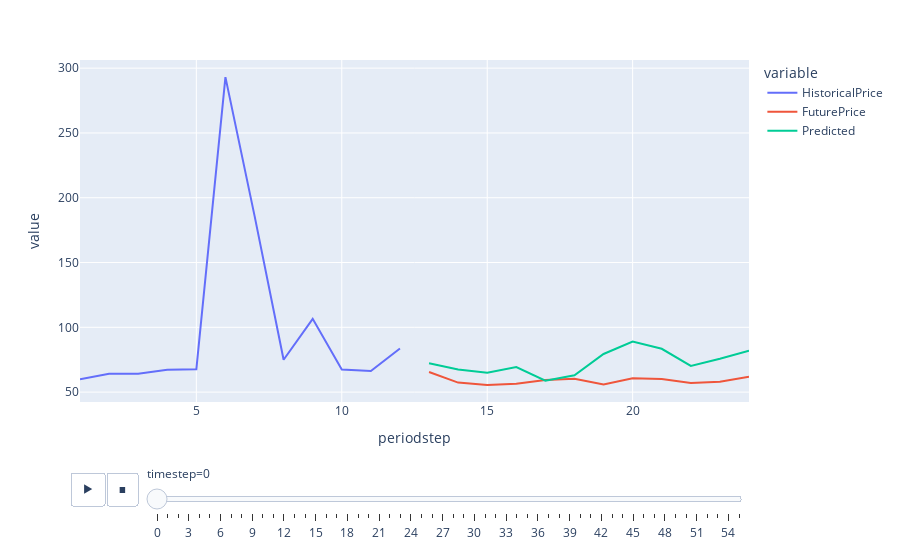

Notebook code for this chart:
### Code cell
import plotly.express as px

fig = px.line(ddf, x="periodstep", y=["HistoricalPrice", "FuturePrice", "Predicted"], animation_frame="timestep")
# fig.update_layout(height=700)  
fig.show()

### Figure 1 — Plotly figure (JSON) as saved in the notebook; plotly's stock layout.template omitted (floating-point values rounded to 4 significant figures)
{"data": [{"hovertemplate": "variable=HistoricalPrice<br>timestep=0<br>periodstep=%{x}<br>value=%{y}<extra></extra>", "legendgroup": "HistoricalPrice", "line": {"color": "#636efa", "dash": "solid"}, "marker": {"symbol": "circle"}, "mode": "lines", "name": "HistoricalPrice", "orientation": "v", "showlegend": true, "type": "scatter", "x": [1, 2, 3, 4, 5, 6, 7, 8, 9, 10, 11, 12, 13, 14, 15, 16, 17, 18, 19, 20, 21, 22, 23, 24], "xaxis": "x", "y": [59.91, 64.2, 64.15, 67.2, 67.58, 293.1, 186.2, 75, 106.6, 67.44, 66.31, 83.71, null, null, null, null, null, null, null, null, null, null, null, null], "yaxis": "y"}, {"hovertemplate": "variable=FuturePrice<br>timestep=0<br>periodstep=%{x}<br>value=%{y}<extra></extra>", "legendgroup": "FuturePrice", "line": {"color": "#EF553B", "dash": "solid"}, "marker": {"symbol": "circle"}, "mode": "lines", "name": "FuturePrice", "orientation": "v", "showlegend": true, "type": "scatter", "x": [1, 2, 3, 4, 5, 6, 7, 8, 9, 10, 11, 12, 13, 14, 15, 16, 17, 18, 19, 20, 21, 22, 23, 24], "xaxis": "x", "y": [null, null, null, null, null, null, null, null, null, null, null, null, 65.51, 57.34, 55.57, 56.42, 59.36, 60.26, 55.97, 60.71, 60.15, 57.11, 58.05, 61.79], "yaxis": "y"}, {"hovertemplate": "variable=Predicted<br>timestep=0<br>periodstep=%{x}<br>value=%{y}<extra></extra>", "legendgroup": "Predicted", "line": {"color": "#00cc96", "dash": "solid"}, "marker": {"symbol": "circle"}, "mode": "lines", "name": "Predicted", "orientation": "v", "showlegend": true, "type": "scatter", "x": [1, 2, 3, 4, 5, 6, 7, 8, 9, 10, 11, 12, 13, 14, 15, 16, 17, 18, 19, 20, 21, 22, 23, 24], "xaxis": "x", "y": [null, null, null, null, null, null, null, null, null, null, null, null, 72.23, 67.45, 64.87, 69.35, 58.84, 63.06, 79.43, 89.05, 83.43, 70.17, 75.7, 81.89], "yaxis": "y"}], "layout": {"legend": {"title": {"text": "variable"}, "tracegroupgap": 0}, "margin": {"t": 60}, "sliders": [{"active": 0, "currentvalue": {"prefix": "timestep="}, "len": 0.9, "pad": {"b": 10, "t": 60}, "steps": [{"args": [["0"], {"frame": {"duration": 0, "redraw": false}, "fromcurrent": true, "mode": "immediate", "transition": {"duration": 0, "easing": "linear"}}], "label": "0", "method": "animate"}, {"args": [["1"], {"frame": {"duration": 0, "redraw": false}, "fromcurrent": true, "mode": "immediate", "transition": {"duration": 0, "easing": "linear"}}], "label": "1", "method": "animate"}, {"args": [["2"], {"frame": {"duration": 0, "redraw": false}, "fromcurrent": true, "mode": "immediate", "transition": {"duration": 0, "easing": "linear"}}], "label": "2", "method": "animate"}, {"args": [["3"], {"frame": {"duration": 0, "redraw": false}, "fromcurrent": true, "mode": "immediate", "transition": {"duration": 0, "easing": "linear"}}], "label": "3", "method": "animate"}, {"args": [["4"], {"frame": {"duration": 0, "redraw": false}, "fromcurrent": true, "mode": "immediate", "transition": {"duration": 0, "easing": "linear"}}], "label": "4", "method": "animate"}, {"args": [["5"], {"frame": {"duration": 0, "redraw": false}, "fromcurrent": true, "mode": "immediate", "transition": {"duration": 0, "easing": "linear"}}], "label": "5", "method": "animate"}, {"args": [["6"], {"frame": {"duration": 0, "redraw": false}, "fromcurrent": true, "mode": "immediate", "transition": {"duration": 0, "easing": "linear"}}], "label": "6", "method": "animate"}, {"args": [["7"], {"frame": {"duration": 0, "redraw": false}, "fromcurrent": true, "mode": "immediate", "transition": {"duration": 0, "easing": "linear"}}], "label": "7", "method": "animate"}, {"args": [["8"], {"frame": {"duration": 0, "redraw": false}, "fromcurrent": true, "mode": "immediate", "transition": {"duration": 0, "easing": "linear"}}], "label": "8", "method": "animate"}, {"args": [["9"], {"frame": {"duration": 0, "redraw": false}, "fromcurrent": true, "mode": "immediate", "transition": {"duration": 0, "easing": "linear"}}], "label": "9", "method": "animate"}, {"args": [["10"], {"frame": {"duration": 0, "redraw": false}, "fromcurrent": true, "mode": "immediate", "transition": {"duration": 0, "easing": "linear"}}], "label": "10", "method": "animate"}, {"args": [["11"], {"frame": {"duration": 0, "redraw": false}, "fromcurrent": true, "mode": "immediate", "transition": {"duration": 0, "easing": "linear"}}], "label": "11", "method": "animate"}, {"args": [["12"], {"frame": {"duration": 0, "redraw": false}, "fromcurrent": true, "mode": "immediate", "transition": {"duration": 0, "easing": "linear"}}], "label": "12", "method": "animate"}, {"args": [["13"], {"frame": {"duration": 0, "redraw": false}, "fromcurrent": true, "mode": "immediate", "transition": {"duration": 0, "easing": "linear"}}], "label": "13", "method": "animate"}, {"args": [["14"], {"frame": {"duration": 0, "redraw": false}, "fromcurrent": true, "mode": "immediate", "transition": {"duration": 0, "easing": "linear"}}], "label": "14", "method": "animate"}, {"args": [["15"], {"frame": {"duration": 0, "redraw": false}, "fromcurrent": true, "mode": "immediate", "transition": {"duration": 0, "easing": "linear"}}], "label": "15", "method": "animate"}, {"args": [["16"], {"frame": {"duration": 0, "redraw": false}, "fromcurrent": true, "mode": "immediate", "transition": {"duration": 0, "easing": "linear"}}], "label": "16", "method": "animate"}, {"args": [["17"], {"frame": {"duration": 0, "redraw": false}, "fromcurrent": true, "mode": "immediate", "transition": {"duration": 0, "easing": "linear"}}], "label": "17", "method": "animate"}, {"args": [["18"], {"frame": {"duration": 0, "redraw": false}, "fromcurrent": true, "mode": "immediate", "transition": {"duration": 0, "easing": "linear"}}], "label": "18", "method": "animate"}, {"args": [["19"], {"frame": {"duration": 0, "redraw": false}, "fromcurrent": true, "mode": "immediate", "transition": {"duration": 0, "easing": "linear"}}], "label": "19", "method": "animate"}, {"args": [["20"], {"frame": {"duration": 0, "redraw": false}, "fromcurrent": true, "mode": "immediate", "transition": {"duration": 0, "easing": "linear"}}], "label": "20", "method": "animate"}, {"args": [["21"], {"frame": {"duration": 0, "redraw": false}, "fromcurrent": true, "mode": "immediate", "transition": {"duration": 0, "easing": "linear"}}], "label": "21", "method": "animate"}, {"args": [["22"], {"frame": {"duration": 0, "redraw": false}, "fromcurrent": true, "mode": "immediate", "transition": {"duration": 0, "easing": "linear"}}], "label": "22", "method": "animate"}, {"args": [["23"], {"frame": {"duration": 0, "redraw": false}, "fromcurrent": true, "mode": "immediate", "transition": {"duration": 0, "easing": "linear"}}], "label": "23", "method": "animate"}, {"args": [["24"], {"frame": {"duration": 0, "redraw": false}, "fromcurrent": true, "mode": "immediate", "transition": {"duration": 0, "easing": "linear"}}], "label": "24", "method": "animate"}, {"args": [["25"], {"frame": {"duration": 0, "redraw": false}, "fromcurrent": true, "mode": "immediate", "transition": {"duration": 0, "easing": "linear"}}], "label": "25", "method": "animate"}, {"args": [["26"], {"frame": {"duration": 0, "redraw": false}, "fromcurrent": true, "mode": "immediate", "transition": {"duration": 0, "easing": "linear"}}], "label": "26", "method": "animate"}, {"args": [["27"], {"frame": {"duration": 0, "redraw": false}, "fromcurrent": true, "mode": "immediate", "transition": {"duration": 0, "easing": "linear"}}], "label": "27", "method": "animate"}, {"args": [["28"], {"frame": {"duration": 0, "redraw": false}, "fromcurrent": true, "mode": "immediate", "transition": {"duration": 0, "easing": "linear"}}], "label": "28", "method": "animate"}, {"args": [["29"], {"frame": {"duration": 0, "redraw": false}, "fromcurrent": true, "mode": "immediate", "transition": {"duration": 0, "easing": "linear"}}], "label": "29", "method": "animate"}, {"args": [["30"], {"frame": {"duration": 0, "redraw": false}, "fromcurrent": true, "mode": "immediate", "transition": {"duration": 0, "easing": "linear"}}], "label": "30", "method": "animate"}, {"args": [["31"], {"frame": {"duration": 0, "redraw": false}, "fromcurrent": true, "mode": "immediate", "transition": {"duration": 0, "easing": "linear"}}], "label": "31", "method": "animate"}, {"args": [["32"], {"frame": {"duration": 0, "redraw": false}, "fromcurrent": true, "mode": "immediate", "transition": {"duration": 0, "easing": "linear"}}], "label": "32", "method": "animate"}, {"args": [["33"], {"frame": {"duration": 0, "redraw": false}, "fromcurrent": true, "mode": "immediate", "transition": {"duration": 0, "easing": "linear"}}], "label": "33", "method": "animate"}, {"args": [["34"], {"frame": {"duration": 0, "redraw": false}, "fromcurrent": true, "mode": "immediate", "transition": {"duration": 0, "easing": "linear"}}], "label": "34", "method": "animate"}, {"args": [["35"], {"frame": {"duration": 0, "redraw": false}, "fromcurrent": true, "mode": "immediate", "transition": {"duration": 0, "easing": "linear"}}], "label": "35", "method": "animate"}, {"args": [["36"], {"frame": {"duration": 0, "redraw": false}, "fromcurrent": true, "mode": "immediate", "transition": {"duration": 0, "easing": "linear"}}], "label": "36", "method": "animate"}, {"args": [["37"], {"frame": {"duration": 0, "redraw": false}, "fromcurrent": true, "mode": "immediate", "transition": {"duration": 0, "easing": "linear"}}], "label": "37", "method": "animate"}, {"args": [["38"], {"frame": {"duration": 0, "redraw": false}, "fromcurrent": true, "mode": "immediate", "transition": {"duration": 0, "easing": "linear"}}], "label": "38", "method": "animate"}, {"args": [["39"], {"frame": {"duration": 0, "redraw": false}, "fromcurrent": true, "mode": "immediate", "transition": {"duration": 0, "easing": "linear"}}], "label": "39", "method": "animate"}, {"args": [["40"], {"frame": {"duration": 0, "redraw": false}, "fromcurrent": true, "mode": "immediate", "transition": {"duration": 0, "easing": "linear"}}], "label": "40", "method": "animate"}, {"args": [["41"], {"frame": {"duration": 0, "redraw": false}, "fromcurrent": true, "mode": "immediate", "transition": {"duration": 0, "easing": "linear"}}], "label": "41", "method": "animate"}, {"args": [["42"], {"frame": {"duration": 0, "redraw": false}, "fromcurrent": true, "mode": "immediate", "transition": {"duration": 0, "easing": "linear"}}], "label": "42", "method": "animate"}, {"args": [["43"], {"frame": {"duration": 0, "redraw": false}, "fromcurrent": true, "mode": "immediate", "transition": {"duration": 0, "easing": "linear"}}], "label": "43", "method": "animate"}, {"args": [["44"], {"frame": {"duration": 0, "redraw": false}, "fromcurrent": true, "mode": "immediate", "transition": {"duration": 0, "easing": "linear"}}], "label": "44", "method": "animate"}, {"args": [["45"], {"frame": {"duration": 0, "redraw": false}, "fromcurrent": true, "mode": "immediate", "transition": {"duration": 0, "easing": "linear"}}], "label": "45", "method": "animate"}, {"args": [["46"], {"frame": {"duration": 0, "redraw": false}, "fromcurrent": true, "mode": "immediate", "transition": {"duration": 0, "easing": "linear"}}], "label": "46", "method": "animate"}, {"args": [["47"], {"frame": {"duration": 0, "redraw": false}, "fromcurrent": true, "mode": "immediate", "transition": {"duration": 0, "easing": "linear"}}], "label": "47", "method": "animate"}, {"args": [["48"], {"frame": {"duration": 0, "redraw": false}, "fromcurrent": true, "mode": "immediate", "transition": {"duration": 0, "easing": "linear"}}], "label": "48", "method": "animate"}, {"args": [["49"], {"frame": {"duration": 0, "redraw": false}, "fromcurrent": true, "mode": "immediate", "transition": {"duration": 0, "easing": "linear"}}], "label": "49", "method": "animate"}, {"args": [["50"], {"frame": {"duration": 0, "redraw": false}, "fromcurrent": true, "mode": "immediate", "transition": {"duration": 0, "easing": "linear"}}], "label": "50", "method": "animate"}, {"args": [["51"], {"frame": {"duration": 0, "redraw": false}, "fromcurrent": true, "mode": "immediate", "transition": {"duration": 0, "easing": "linear"}}], "label": "51", "method": "animate"}, {"args": [["52"], {"frame": {"duration": 0, "redraw": false}, "fromcurrent": true, "mode": "immediate", "transition": {"duration": 0, "easing": "linear"}}], "label": "52", "method": "animate"}, {"args": [["53"], {"frame": {"duration": 0, "redraw": false}, "fromcurrent": true, "mode": "immediate", "transition": {"duration": 0, "easing": "linear"}}], "label": "53", "method": "animate"}, {"args": [["54"], {"frame": {"duration": 0, "redraw": false}, "fromcurrent": true, "mode": "immediate", "transition": {"duration": 0, "easing": "linear"}}], "label": "54", "method": "animate"}, {"args": [["55"], {"frame": {"duration": 0, "redraw": false}, "fromcurrent": true, "mode": "immediate", "transition": {"duration": 0, "easing": "linear"}}], "label": "55", "method": "animate"}], "x": 0.1, "xanchor": "left", "y": 0, "yanchor": "top"}], "updatemenus": [{"buttons": [{"args": [null, {"frame": {"duration": 500, "redraw": false}, "fromcurrent": true, "mode": "immediate", "transition": {"duration": 500, "easing": "linear"}}], "label": "&#9654;", "method": "animate"}, {"args": [[null], {"frame": {"duration": 0, "redraw": false}, "fromcurrent": true, "mode": "immediate", "transition": {"duration": 0, "easing": "linear"}}], "label": "&#9724;", "method": "animate"}], "direction": "left", "pad": {"r": 10, "t": 70}, "showactive": false, "type": "buttons", "x": 0.1, "xanchor": "right", "y": 0, "yanchor": "top"}], "xaxis": {"anchor": "y", "domain": [0, 1], "title": {"text": "periodstep"}}, "yaxis": {"anchor": "x", "domain": [0, 1], "title": {"text": "value"}}}}
